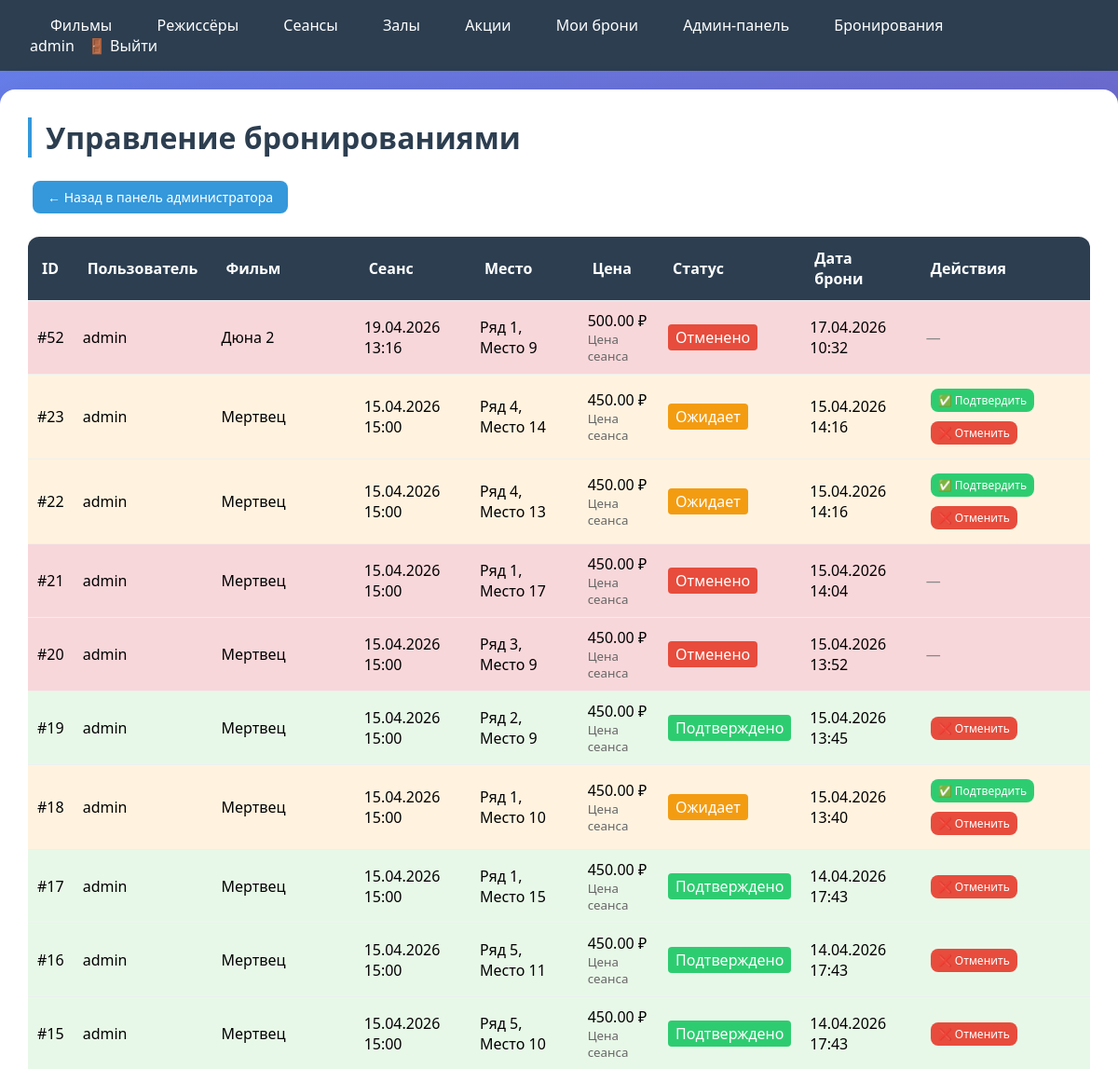
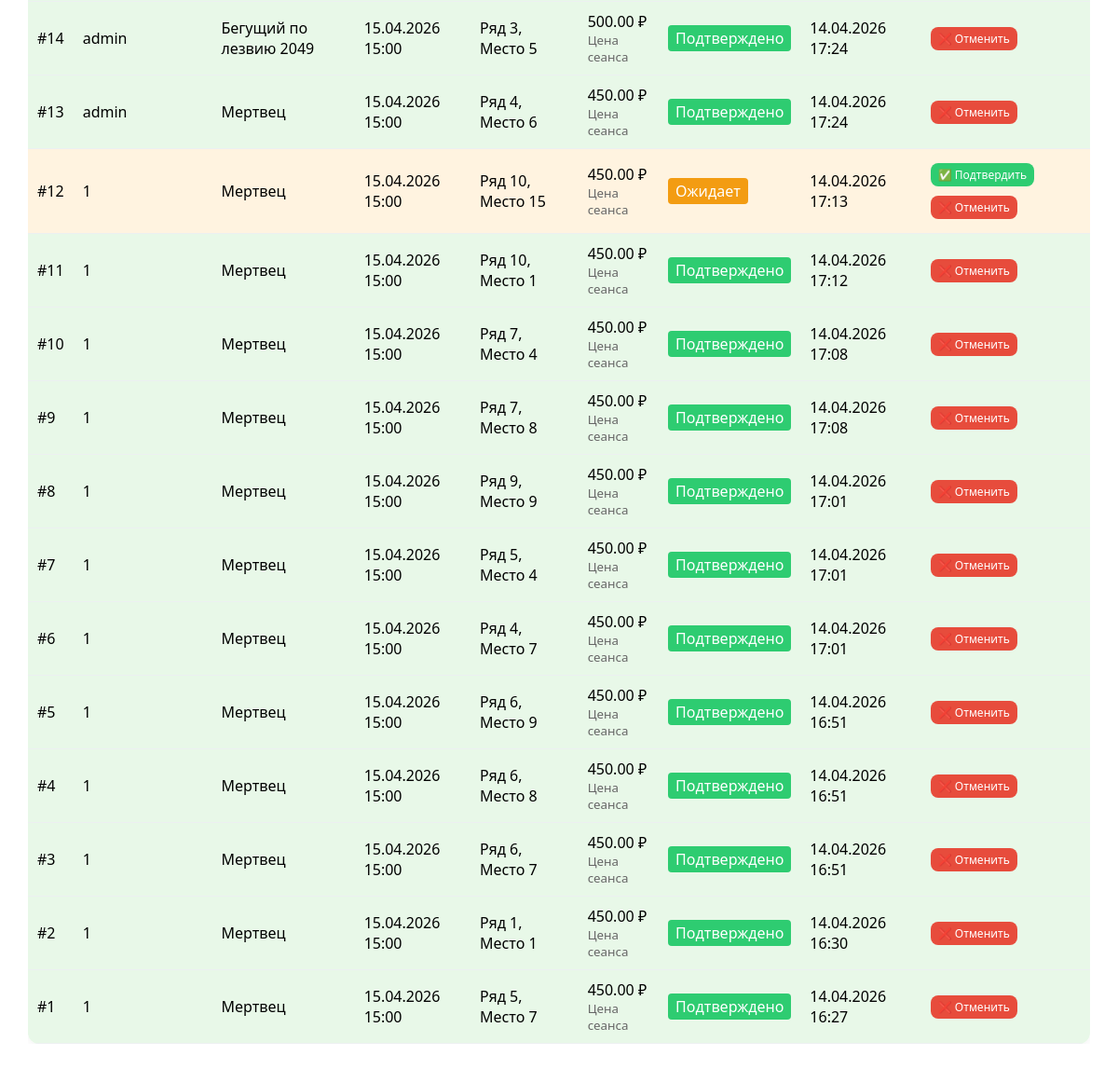
/admin-panel/bookings/ (signed in), run on the app's committed database (2 pictures, top to bottom).
### cinema/models.py (models this page shows, shortened)
class User(AbstractUser):
    is_moderator = models.BooleanField('Модератор', default=False)
    @property
    def can_moderate(self):
        return self.is_active and (self.is_moderator or self.is_staff or self.is_superuser)
    birth_date = models.DateField('Дата рождения', null=True, blank=True)
    groups = models.ManyToManyField(
        'auth.Group',
        verbose_name='groups',
        blank=True,
        help_text='The groups this user belongs to.',
        related_name='cinema_user_set',
        related_query_name='cinema_user',
    )
    user_permissions = models.ManyToManyField(
        'auth.Permission',
        verbose_name='user permissions',
        blank=True,
        help_text='Specific permissions for this user.',
        related_name='cinema_user_set',
        related_query_name='cinema_user',
    )
    class Meta:
        verbose_name = 'Пользователь'
        verbose_name_plural = 'Пользователи'
        swappable = 'AUTH_USER_MODEL'

class Booking(models.Model):
    STATUS_CHOICES = [
        ('pending', 'Ожидает подтверждения'),
        ('confirmed', 'Подтверждено'),
        ('cancelled', 'Отменено'),
    ]
    session = models.ForeignKey(Session, on_delete=models.CASCADE, verbose_name='Сеанс', related_name='bookings')
    user = models.ForeignKey(User, on_delete=models.CASCADE, verbose_name='Пользователь', related_name='bookings')
    seat_row = models.IntegerField('Ряд')
    seat_number = models.IntegerField('Место')
    status = models.CharField('Статус', max_length=20, choices=STATUS_CHOICES, default='pending')
    created_at = models.DateTimeField('Дата бронирования', auto_now_add=True)
    price_at_booking = models.DecimalField(max_digits=8, decimal_places=2, null=True, editable=False)
    discount_applied = models.IntegerField(default=0, editable=False)
    class Meta:
        verbose_name = 'Бронирование'
        verbose_name_plural = 'Бронирования'
        constraints = [models.UniqueConstraint(
            fields=['session', 'seat_row', 'seat_number'],
            condition=models.Q(status__in=['pending', 'confirmed']),
            name='unique_active_booking_seat',
        )]

class Session(models.Model):
    movie = models.ForeignKey(Movie, on_delete=models.CASCADE, verbose_name='Фильм', related_name='sessions')
    hall = models.ForeignKey(Hall, on_delete=models.CASCADE, verbose_name='Зал', related_name='sessions')
    start_time = models.DateTimeField('Время начала')
    price = models.DecimalField('Цена', max_digits=8, decimal_places=2)
    class Meta:
        verbose_name = 'Сеанс'
        verbose_name_plural = 'Сеансы'

class Movie(models.Model):
    title = models.CharField('Название', max_length=200)
    description = models.TextField('Описание')
    duration_min = models.IntegerField('Длительность (мин)')
    rating = models.FloatField('Рейтинг', default=0.0)
    poster = models.ImageField('Постер', upload_to='posters/', blank=True, null=True)
    release_year = models.IntegerField('Год выпуска')
    director = models.ForeignKey(Director, on_delete=models.SET_NULL, null=True, blank=True, verbose_name='Режиссёр',
                                 related_name='movies')
    genres = models.ManyToManyField(Genre, through='MovieGenre', verbose_name='Жанры')
    class Meta:
        verbose_name = 'Фильм'
        verbose_name_plural = 'Фильмы'

### cinema/views.py (the view)
# urls.py: path('admin-panel/bookings/', views.admin_bookings, name='admin_bookings'),
@login_required
@user_passes_test(lambda u: u.can_moderate)
def admin_bookings(request):
    bookings = Booking.objects.select_related('user', 'session', 'session__movie', 'session__hall').all().order_by(
        '-created_at')
    return render(request, 'cinema/admin_bookings.html', {'bookings': bookings})

### cinema/templates/cinema/admin_bookings.html (shortened to what this page needs)
{% extends 'cinema/base.html' %}
{% block content %}
<h1>Управление бронированиями</h1>
<div style="margin-bottom: 20px;">
    {% if user.is_staff %}<a href="{% url 'admin_panel' %}" class="btn">← Назад в панель администратора</a>{% endif %}
</div>
{% if bookings %}
    <table style="width: 100%; border-collapse: collapse;">
        <thead>
            <tr>
                <th>ID</th>
                <th>Пользователь</th>
                <th>Фильм</th>
                <th>Сеанс</th>
                <th>Место</th>
                <th>Цена</th>
                <th>Статус</th>
                <th>Дата брони</th>
                <th>Действия</th>
            </tr>
        </thead>
        <tbody>
            {% for booking in bookings %}
            <tr style="{% if booking.status == 'pending' %}background: #fff3e0;{% elif booking.status == 'confirmed' %}background: #e8f8e8;{% else %}background: #f8d7da;{% endif %}">
                <td style="padding: 10px;">#{{ booking.id }}</td>
                <td style="padding: 10px;">{{ booking.user.username }}</td>
                <td style="padding: 10px;">{{ booking.session.movie.title }}</td>
                <td style="padding: 10px;">{{ booking.session.start_time|date:"d.m.Y H:i" }}</td>
                <td style="padding: 10px;">Ряд {{ booking.seat_row }}, Место {{ booking.seat_number }}</td>
                <td style="padding: 10px;">
                    {% if booking.price_at_booking is None %}
                        <span title="Цена при бронировании не сохранена; указана текущая цена сеанса">{{ booking.session.price|floatformat:2 }} ₽</span>
                        <small style="display: block; color: #666;">Цена сеанса</small>
                    {% elif booking.discount_applied > 0 %}
                        <span style="text-decoration: line-through;">{{ booking.session.price }} ₽</span>
                        {{ booking.price_at_booking|floatformat:2 }} ₽
                    {% else %}
                        {{ booking.price_at_booking|floatformat:2 }} ₽
                    {% endif %}
                </td>
                <td style="padding: 10px;">
                    {% if booking.status == 'pending' %}
                        <span style="background: #f39c12; color: white; padding: 3px 8px; border-radius: 4px; display: inline-block; white-space: nowrap; vertical-align: middle; line-height: 1.4;">Ожидает</span>
                    {% elif booking.status == 'confirmed' %}
                        <span style="background: #2ecc71; color: white; padding: 3px 8px; border-radius: 4px; display: inline-block; white-space: nowrap; vertical-align: middle; line-height: 1.4;">Подтверждено</span>
                    {% else %}
                        <span style="background: #e74c3c; color: white; padding: 3px 8px; border-radius: 4px; display: inline-block; white-space: nowrap; vertical-align: middle; line-height: 1.4;">Отменено</span>
                    {% endif %}
                </td>
                <td style="padding: 10px;">{{ booking.created_at|date:"d.m.Y H:i" }}</td>
                <td style="padding: 10px;">
                    {% if booking.status == 'pending' %}
                        <a href="{% url 'admin_booking_confirm' booking.id %}" class="btn btn-success" style="padding: 4px 8px; font-size: 12px;">✅ Подтвердить</a>
                        <a href="{% url 'admin_booking_cancel' booking.id %}" class="btn btn-danger" style="padding: 4px 8px; font-size: 12px;">❌ Отменить</a>
                    {% elif booking.status == 'confirmed' %}
                        <a href="{% url 'admin_booking_cancel' booking.id %}" class="btn btn-danger" style="padding: 4px 8px; font-size: 12px;">❌ Отменить</a>
                    {% else %}
                        <span style="color: #888;">—</span>
                    {% endif %}
                </td>
            </tr>
            {% endfor %}
        </tbody>
    </table>
{% else %}
    <p>Нет бронирований.</p>
{% endif %}
{% endblock %}

### cinema/templates/cinema/base.html (shortened to what this page needs)
{% load static %}
<!DOCTYPE html>
<html lang="ru">
<head>
    <link rel="stylesheet" href="{% static 'cinema/style.css' %}">
</head>
<body>
    <nav>
        <div>
            <a href="{% url 'movie_list' %}"> Фильмы</a>
            <a href="{% url 'director_list' %}"> Режиссёры</a>
            <a href="{% url 'session_list' %}"> Сеансы</a>
            <a href="{% url 'hall_list' %}"> Залы</a>
            <a href="{% url 'promotion_list' %}"> Акции</a>
            {% if user.is_authenticated %}
                <a href="{% url 'my_bookings' %}"> Мои брони</a>
            {% endif %}
            {% if user.is_staff %}
                <a href="{% url 'admin_panel' %}"> Админ-панель</a>
            {% endif %}
            {% if user.can_moderate %}
            <a href="{% url 'admin_bookings' %}"> Бронирования</a>
            {% endif %}
        </div>
        <div>
            {% if user.is_authenticated %}
                <span>{{ user.username }}</span>
                <form method="post" action="{% url 'logout' %}" style="display: inline;">
                    <button type="submit">🚪 Выйти</button>
                </form>
            {% else %}
                <a href="{% url 'login' %}"> Вход</a>
                <a href="{% url 'register' %}"> Регистрация</a>
            {% endif %}
        </div>
    </nav>
    <div class="container">
        {% block content %}{% endblock %}
    </div>
</body>
</html>

### cinema/static/cinema/style.css (style rules this page uses)
* { margin: 0; padding: 0; box-sizing: border-box; }
body { font-family: Arial, sans-serif; background: #f5f5f5; }
nav { background: #2c3e50; color: white; padding: 1rem 2rem; display: flex; justify-content: space-between; align-items: center; flex-wrap: wrap; }
nav a { color: white; text-decoration: none; margin: 0 10px; }
nav button { background: none; border: none; color: white; cursor: pointer; font: inherit; margin: 0 10px; }
.container { max-width: 1200px; margin: 20px auto; padding: 20px; background: white; border-radius: 8px; box-shadow: 0 0 10px rgba(0, 0, 0, 0.1); }
h1 { margin-bottom: 20px; color: #2c3e50; }
table { width: 100%; border-collapse: collapse; margin: 20px 0; }
th, td { padding: 12px; text-align: left; border-bottom: 1px solid #ddd; }
th { background: #2c3e50; color: white; }
.btn { display: inline-block; padding: 8px 16px; background: #3498db; color: white; text-decoration: none; border-radius: 4px; margin: 5px; border: none; cursor: pointer; font-size: 14px; }
.btn-danger { background: #e74c3c; }
.btn-success { background: #2ecc71; }
a { text-decoration: none !important; }
.btn { text-decoration: none !important; }
body { font-family: 'Segoe UI', Tahoma, Geneva, Verdana, sans-serif; background: linear-gradient(135deg, #667eea 0%, #764ba2 100%); min-height: 100vh; }
a { text-decoration: none; color: #3498db; transition: all 0.3s ease; position: relative; }
nav a { color: white; font-weight: 500; padding: 8px 12px; border-radius: 8px; transition: all 0.3s ease; }
.container { max-width: 1200px; margin: 20px auto; padding: 30px; background: white; border-radius: 16px; box-shadow: 0 10px 40px rgba(0, 0, 0, 0.1); }
h1 { font-size: 2rem; color: #2c3e50; margin-bottom: 20px; border-left: 4px solid #3498db; padding-left: 15px; }
table { width: 100%; border-collapse: collapse; margin: 20px 0; border-radius: 12px; overflow: hidden; box-shadow: 0 2px 10px rgba(0, 0, 0, 0.05); }
th, td { padding: 12px 15px; text-align: left; border-bottom: 1px solid #ecf0f1; }
th { background: #2c3e50; color: white; font-weight: 600; }
.btn { display: inline-block; padding: 8px 16px; border-radius: 8px; font-size: 14px; font-weight: 500; text-align: center; cursor: pointer; transition: all 0.3s ease; border: none; background: #3498db; color: white; }
.table-scroll table { margin:0; min-width:640px; }

### data on the page
User: username "admin"
Booking: id "52", user.username "admin", session.movie "Дюна 2", session.start_time "19.04.2026 13:16", seat_row "1", seat_number "9", session.price "500.00", status "Отменено", created_at "17.04.2026 10:32"
Booking: id "23", user.username "admin", session.movie "Мертвец", session.start_time "15.04.2026 15:00", seat_row "4", seat_number "14", session.price "450.00", status "Ожидает", created_at "15.04.2026 14:16"
Booking: id "22", user.username "admin", session.movie "Мертвец", session.start_time "15.04.2026 15:00", seat_row "4", seat_number "13", session.price "450.00", status "Ожидает", created_at "15.04.2026 14:16"
Booking: id "21", user.username "admin", session.movie "Мертвец", session.start_time "15.04.2026 15:00", seat_row "1", seat_number "17", session.price "450.00", status "Отменено", created_at "15.04.2026 14:04"
Booking: id "20", user.username "admin", session.movie "Мертвец", session.start_time "15.04.2026 15:00", seat_row "3", seat_number "9", session.price "450.00", status "Отменено", created_at "15.04.2026 13:52"
Booking: id "19", user.username "admin", session.movie "Мертвец", session.start_time "15.04.2026 15:00", seat_row "2", seat_number "9", session.price "450.00", status "Подтверждено", created_at "15.04.2026 13:45"
Booking: id "18", user.username "admin", session.movie "Мертвец", session.start_time "15.04.2026 15:00", seat_row "1", seat_number "10", session.price "450.00", status "Ожидает", created_at "15.04.2026 13:40"
Booking: id "17", user.username "admin", session.movie "Мертвец", session.start_time "15.04.2026 15:00", seat_row "1", seat_number "15", session.price "450.00", status "Подтверждено", created_at "14.04.2026 17:43"
Booking: id "16", user.username "admin", session.movie "Мертвец", session.start_time "15.04.2026 15:00", seat_row "5", seat_number "11", session.price "450.00", status "Подтверждено", created_at "14.04.2026 17:43"
Booking: id "15", user.username "admin", session.movie "Мертвец", session.start_time "15.04.2026 15:00", seat_row "5", seat_number "10", session.price "450.00", status "Подтверждено", created_at "14.04.2026 17:43"
Booking: id "14", user.username "admin", session.movie "Бегущий по лезвию 2049", session.start_time "15.04.2026 15:00", seat_row "3", seat_number "5", session.price "500.00", status "Подтверждено", created_at "14.04.2026 17:24"
Booking: id "13", user.username "admin", session.movie "Мертвец", session.start_time "15.04.2026 15:00", seat_row "4", seat_number "6", session.price "450.00", status "Подтверждено", created_at "14.04.2026 17:24"
Booking: id "12", user.username "1", session.movie "Мертвец", session.start_time "15.04.2026 15:00", seat_row "10", seat_number "15", session.price "450.00", status "Ожидает", created_at "14.04.2026 17:13"
Booking: id "11", user.username "1", session.movie "Мертвец", session.start_time "15.04.2026 15:00", seat_row "10", seat_number "1", session.price "450.00", status "Подтверждено", created_at "14.04.2026 17:12"
Booking: id "10", user.username "1", session.movie "Мертвец", session.start_time "15.04.2026 15:00", seat_row "7", seat_number "4", session.price "450.00", status "Подтверждено", created_at "14.04.2026 17:08"
Booking: id "9", user.username "1", session.movie "Мертвец", session.start_time "15.04.2026 15:00", seat_row "7", seat_number "8", session.price "450.00", status "Подтверждено", created_at "14.04.2026 17:08"
Booking: id "8", user.username "1", session.movie "Мертвец", session.start_time "15.04.2026 15:00", seat_row "9", seat_number "9", session.price "450.00", status "Подтверждено", created_at "14.04.2026 17:01"
Booking: id "7", user.username "1", session.movie "Мертвец", session.start_time "15.04.2026 15:00", seat_row "5", seat_number "4", session.price "450.00", status "Подтверждено", created_at "14.04.2026 17:01"
Booking: id "6", user.username "1", session.movie "Мертвец", session.start_time "15.04.2026 15:00", seat_row "4", seat_number "7", session.price "450.00", status "Подтверждено", created_at "14.04.2026 17:01"
Booking: id "5", user.username "1", session.movie "Мертвец", session.start_time "15.04.2026 15:00", seat_row "6", seat_number "9", session.price "450.00", status "Подтверждено", created_at "14.04.2026 16:51"
Booking: id "4", user.username "1", session.movie "Мертвец", session.start_time "15.04.2026 15:00", seat_row "6", seat_number "8", session.price "450.00", status "Подтверждено", created_at "14.04.2026 16:51"
Booking: id "3", user.username "1", session.movie "Мертвец", session.start_time "15.04.2026 15:00", seat_row "6", seat_number "7", session.price "450.00", status "Подтверждено", created_at "14.04.2026 16:51"
Booking: id "2", user.username "1", session.movie "Мертвец", session.start_time "15.04.2026 15:00", seat_row "1", seat_number "1", session.price "450.00", status "Подтверждено", created_at "14.04.2026 16:30"
Booking: id "1", user.username "1", session.movie "Мертвец", session.start_time "15.04.2026 15:00", seat_row "5", seat_number "7", session.price "450.00", status "Подтверждено", created_at "14.04.2026 16:27"
